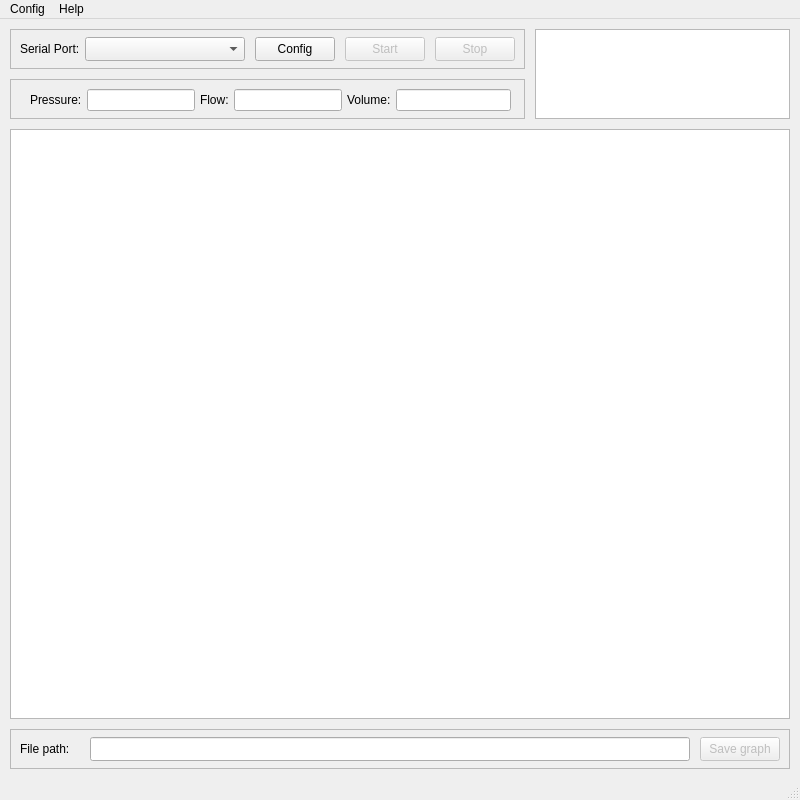
<?xml version="1.0" encoding="UTF-8"?>
<ui version="4.0">
 <author>Darwin Agudelo</author>
 <class>MainWindow</class>
 <widget class="QMainWindow" name="MainWindow">
  <property name="geometry">
   <rect>
    <x>0</x>
    <y>0</y>
    <width>800</width>
    <height>800</height>
   </rect>
  </property>
  <property name="windowTitle">
   <string>FLUKE®️ VT650</string>
  </property>
  <widget class="QWidget" name="centralwidget">
   <widget class="QFrame" name="frame">
    <property name="geometry">
     <rect>
      <x>10</x>
      <y>10</y>
      <width>515</width>
      <height>40</height>
     </rect>
    </property>
    <property name="frameShape">
     <enum>QFrame::Shape::StyledPanel</enum>
    </property>
    <property name="frameShadow">
     <enum>QFrame::Shadow::Raised</enum>
    </property>
    <widget class="QComboBox" name="cbserial">
     <property name="geometry">
      <rect>
       <x>75</x>
       <y>8</y>
       <width>160</width>
       <height>24</height>
      </rect>
     </property>
    </widget>
    <widget class="QLabel" name="lserial">
     <property name="geometry">
      <rect>
       <x>10</x>
       <y>10</y>
       <width>70</width>
       <height>20</height>
      </rect>
     </property>
     <property name="text">
      <string>Serial Port:</string>
     </property>
    </widget>
    <widget class="QPushButton" name="bconfig">
     <property name="geometry">
      <rect>
       <x>245</x>
       <y>8</y>
       <width>80</width>
       <height>24</height>
      </rect>
     </property>
     <property name="text">
      <string>Config</string>
     </property>
    </widget>
    <widget class="QPushButton" name="bstart">
     <property name="enabled">
      <bool>false</bool>
     </property>
     <property name="geometry">
      <rect>
       <x>335</x>
       <y>8</y>
       <width>80</width>
       <height>24</height>
      </rect>
     </property>
     <property name="text">
      <string>Start</string>
     </property>
    </widget>
    <widget class="QPushButton" name="bstop">
     <property name="enabled">
      <bool>false</bool>
     </property>
     <property name="geometry">
      <rect>
       <x>425</x>
       <y>8</y>
       <width>80</width>
       <height>24</height>
      </rect>
     </property>
     <property name="text">
      <string>Stop</string>
     </property>
     <property name="autoDefault">
      <bool>true</bool>
     </property>
    </widget>
   </widget>
   <widget class="QFrame" name="frame_2">
    <property name="geometry">
     <rect>
      <x>10</x>
      <y>60</y>
      <width>515</width>
      <height>40</height>
     </rect>
    </property>
    <property name="frameShape">
     <enum>QFrame::Shape::StyledPanel</enum>
    </property>
    <property name="frameShadow">
     <enum>QFrame::Shadow::Raised</enum>
    </property>
    <widget class="QWidget" name="layoutWidget">
     <property name="geometry">
      <rect>
       <x>10</x>
       <y>8</y>
       <width>501</width>
       <height>27</height>
      </rect>
     </property>
     <layout class="QGridLayout" name="gridLayout" rowstretch="0">
      <property name="leftMargin">
       <number>10</number>
      </property>
      <property name="rightMargin">
       <number>10</number>
      </property>
      <property name="horizontalSpacing">
       <number>5</number>
      </property>
      <item row="0" column="0">
       <widget class="QLabel" name="lpressure">
        <property name="text">
         <string>Pressure:</string>
        </property>
       </widget>
      </item>
      <item row="0" column="1">
       <widget class="QLineEdit" name="lepression">
        <property name="sizePolicy">
         <sizepolicy hsizetype="Fixed" vsizetype="Fixed">
          <horstretch>0</horstretch>
          <verstretch>0</verstretch>
         </sizepolicy>
        </property>
        <property name="text">
         <string notr="true"/>
        </property>
        <property name="frame">
         <bool>true</bool>
        </property>
        <property name="readOnly">
         <bool>true</bool>
        </property>
       </widget>
      </item>
      <item row="0" column="2">
       <widget class="QLabel" name="lflow">
        <property name="text">
         <string>Flow:</string>
        </property>
       </widget>
      </item>
      <item row="0" column="3">
       <widget class="QLineEdit" name="leflow">
        <property name="sizePolicy">
         <sizepolicy hsizetype="Fixed" vsizetype="Fixed">
          <horstretch>0</horstretch>
          <verstretch>0</verstretch>
         </sizepolicy>
        </property>
        <property name="readOnly">
         <bool>true</bool>
        </property>
       </widget>
      </item>
      <item row="0" column="4">
       <widget class="QLabel" name="lvolume">
        <property name="text">
         <string>Volume:</string>
        </property>
       </widget>
      </item>
      <item row="0" column="5">
       <widget class="QLineEdit" name="levol">
        <property name="dragEnabled">
         <bool>false</bool>
        </property>
        <property name="readOnly">
         <bool>true</bool>
        </property>
       </widget>
      </item>
     </layout>
    </widget>
   </widget>
   <widget class="QGraphicsView" name="gvdata">
    <property name="geometry">
     <rect>
      <x>10</x>
      <y>110</y>
      <width>780</width>
      <height>590</height>
     </rect>
    </property>
   </widget>
   <widget class="QFrame" name="frame_3">
    <property name="geometry">
     <rect>
      <x>10</x>
      <y>710</y>
      <width>780</width>
      <height>40</height>
     </rect>
    </property>
    <property name="frameShape">
     <enum>QFrame::Shape::StyledPanel</enum>
    </property>
    <property name="frameShadow">
     <enum>QFrame::Shadow::Raised</enum>
    </property>
    <widget class="QLabel" name="lsfile">
     <property name="geometry">
      <rect>
       <x>10</x>
       <y>10</y>
       <width>60</width>
       <height>20</height>
      </rect>
     </property>
     <property name="text">
      <string>File path:</string>
     </property>
    </widget>
    <widget class="QLineEdit" name="lefilename">
     <property name="geometry">
      <rect>
       <x>80</x>
       <y>8</y>
       <width>600</width>
       <height>24</height>
      </rect>
     </property>
     <property name="sizePolicy">
      <sizepolicy hsizetype="Fixed" vsizetype="Fixed">
       <horstretch>0</horstretch>
       <verstretch>0</verstretch>
      </sizepolicy>
     </property>
     <property name="text">
      <string notr="true"/>
     </property>
     <property name="frame">
      <bool>true</bool>
     </property>
     <property name="readOnly">
      <bool>true</bool>
     </property>
    </widget>
    <widget class="QPushButton" name="bsgrap">
     <property name="enabled">
      <bool>false</bool>
     </property>
     <property name="geometry">
      <rect>
       <x>690</x>
       <y>8</y>
       <width>80</width>
       <height>24</height>
      </rect>
     </property>
     <property name="text">
      <string>Save graph</string>
     </property>
    </widget>
   </widget>
   <widget class="QGraphicsView" name="gvlogo">
    <property name="geometry">
     <rect>
      <x>535</x>
      <y>10</y>
      <width>255</width>
      <height>90</height>
     </rect>
    </property>
   </widget>
   <widget class="QWidget" name="gridLayoutWidget">
    <property name="geometry">
     <rect>
      <x>10</x>
      <y>110</y>
      <width>781</width>
      <height>591</height>
     </rect>
    </property>
    <layout class="QGridLayout" name="gridLayout_2"/>
   </widget>
  </widget>
  <widget class="QMenuBar" name="menubar">
   <property name="geometry">
    <rect>
     <x>0</x>
     <y>0</y>
     <width>800</width>
     <height>22</height>
    </rect>
   </property>
   <widget class="QMenu" name="menuConfig">
    <property name="title">
     <string>Config</string>
    </property>
    <widget class="QMenu" name="menuSample_rate">
     <property name="title">
      <string>Sample rate</string>
     </property>
     <addaction name="action25_Hz"/>
     <addaction name="action50_Hz"/>
     <addaction name="action100_Hz"/>
     <addaction name="action150_Hz"/>
     <addaction name="action200_Hz"/>
    </widget>
    <addaction name="separator"/>
    <addaction name="menuSample_rate"/>
   </widget>
   <widget class="QMenu" name="menuHelp">
    <property name="title">
     <string>Help</string>
    </property>
   </widget>
   <addaction name="menuConfig"/>
   <addaction name="menuHelp"/>
  </widget>
  <widget class="QStatusBar" name="statusbar"/>
  <action name="action25_Hz">
   <property name="checkable">
    <bool>true</bool>
   </property>
   <property name="text">
    <string>25 Hz</string>
   </property>
  </action>
  <action name="action50_Hz">
   <property name="checkable">
    <bool>true</bool>
   </property>
   <property name="text">
    <string>50 Hz</string>
   </property>
  </action>
  <action name="action150_Hz">
   <property name="checkable">
    <bool>true</bool>
   </property>
   <property name="text">
    <string>150 Hz</string>
   </property>
  </action>
  <action name="action200_Hz">
   <property name="checkable">
    <bool>true</bool>
   </property>
   <property name="text">
    <string>200 Hz</string>
   </property>
  </action>
  <action name="action100_Hz">
   <property name="checkable">
    <bool>true</bool>
   </property>
   <property name="text">
    <string>100 Hz</string>
   </property>
  </action>
 </widget>
 <tabstops>
  <tabstop>cbserial</tabstop>
 </tabstops>
 <resources/>
 <connections/>
</ui>
